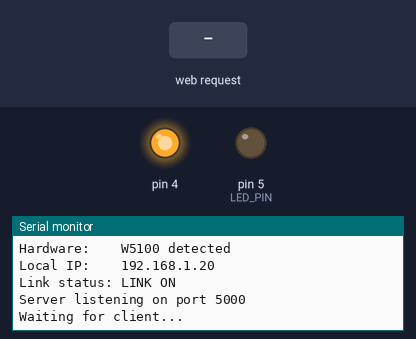
Simulated run of this sketch. Board: Arduino Uno, built with avr-gcc and run on an emulated ATmega328P. Shown: output pins drawn as LEDs (lit = HIGH), the last lines printed to the serial monitor. The inputs (shaded band) are chosen by the test bench. WiFi joins after 1.5 s; servers stay silent unless stated; pins used as bus, display or sensor lines are not drawn.

Above: at 4.7 s.
4.8 s: HTTP request GET /ON received
At 5.5 s:
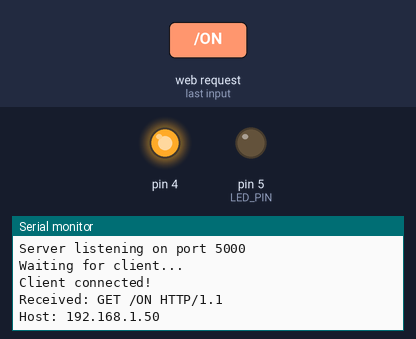
6.3 s: HTTP request GET /OFF received
At 6.7 s:
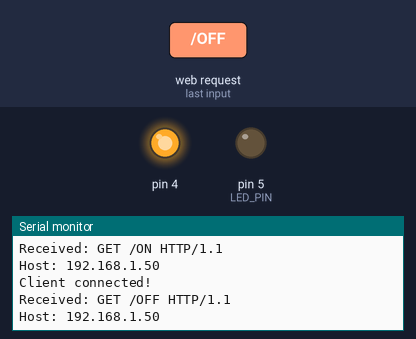

Measured:
- after the input at 4.8 s, the serial monitor: prints a new line at once (image 1)
- after the input at 6.3 s, the serial monitor: prints a new line at once (image 2)

The sketch:

LED_Node.ino
```cpp
#include <SPI.h>
#include <Ethernet.h>
byte mac[] = {0xDE, 0xAD, 0xBE, 0xEF, 0xFE, 0x02};
IPAddress ip(192, 168, 1, 20);
IPAddress subnet(255, 255, 255, 0);
IPAddress gateway(0, 0, 0, 0);
const int LED_PIN = 5;
const int RST_PIN = 9;
const int CS_PIN  = 10;
const int PORT    = 5000;
EthernetServer server(PORT);
EthernetClient client;
void setup() {
  Serial.begin(9600);
  while (!Serial);
  // Explicitly initialise CS before anything touches SPI
  pinMode(CS_PIN, OUTPUT);
  digitalWrite(CS_PIN, HIGH);
  // Disable SD card CS (just in case)
  pinMode(4, OUTPUT);
  digitalWrite(4, HIGH);
  // Hard reset W5500
  pinMode(RST_PIN, OUTPUT);
  digitalWrite(RST_PIN, LOW);
  delay(500);                   // hold reset longer
  digitalWrite(RST_PIN, HIGH);
  delay(1000);                  // give W5500 full boot time
  pinMode(LED_PIN, OUTPUT);
  digitalWrite(LED_PIN, LOW);
  Serial.println("=== Arduino #2 (W5500 Module / LED) ===");
  Serial.println("Initialising Ethernet...");
  Ethernet.init(CS_PIN);        // explicitly tell library which CS pin
  Ethernet.begin(mac, ip, gateway, gateway, subnet);
  delay(2000);
  Serial.print("Hardware:    ");
  switch (Ethernet.hardwareStatus()) {
    case EthernetNoHardware:
      Serial.println("NO HARDWARE FOUND — check SPI wiring");
      while (true) { delay(1000); }   // stop here, no point continuing
    case EthernetW5100: Serial.println("W5100 detected"); break;
    case EthernetW5200: Serial.println("W5200 detected"); break;
    case EthernetW5500: Serial.println("W5500 detected — correct"); break;
  }
  Serial.print("Local IP:    "); Serial.println(Ethernet.localIP());
  Serial.print("Link status: ");
  switch (Ethernet.linkStatus()) {
    case Unknown:  Serial.println("UNKNOWN"); break;
    case LinkON:   Serial.println("LINK ON"); break;
    case LinkOFF:  Serial.println("LINK OFF — check cable"); break;
  }
  server.begin();
  Serial.println("Server listening on port 5000");
  Serial.println("Waiting for client...");
}
void loop() {
  if (!client || !client.connected()) {
    client = server.available();
    if (client) {
      Serial.println("Client connected!");
    }
  }
  if (client && client.available()) {
    String msg = "";
    while (client.available()) {
      msg += (char)client.read();
    }
    msg.trim();
    Serial.print("Received: "); Serial.println(msg);
    if (msg == "ON") {
      digitalWrite(LED_PIN, HIGH);
      Serial.println("LED ON");
    }
    if (msg == "OFF") {
      digitalWrite(LED_PIN, LOW);
      Serial.println("LED OFF");
    }
  }
}
```
